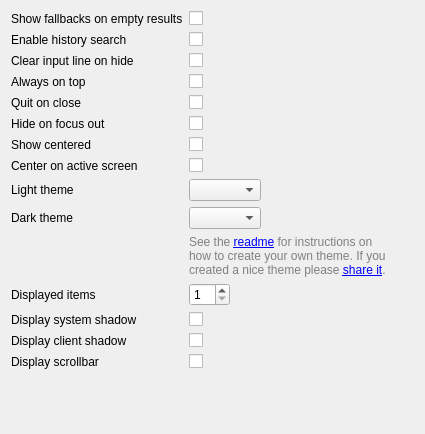
<?xml version="1.0" encoding="UTF-8"?>
<ui version="4.0">
 <class>ConfigWidget</class>
 <widget class="QWidget" name="ConfigWidget">
  <property name="geometry">
   <rect>
    <x>0</x>
    <y>0</y>
    <width>425</width>
    <height>434</height>
   </rect>
  </property>
  <property name="windowTitle">
   <string>Frontend settings</string>
  </property>
  <layout class="QFormLayout" name="formLayout">
   <item row="0" column="0">
    <widget class="QLabel" name="label_show_fallbacks">
     <property name="text">
      <string>Show fallbacks on empty results</string>
     </property>
     <property name="buddy">
      <cstring>checkBox_show_fallbacks</cstring>
     </property>
    </widget>
   </item>
   <item row="0" column="1">
    <widget class="QCheckBox" name="checkBox_show_fallbacks">
     <property name="toolTip">
      <string>Automatically enter the fallbacks mode if a query has no matches.</string>
     </property>
     <property name="text">
      <string/>
     </property>
    </widget>
   </item>
   <item row="1" column="0">
    <widget class="QLabel" name="label_history_search">
     <property name="text">
      <string>Enable history search</string>
     </property>
     <property name="buddy">
      <cstring>checkBox_history_search</cstring>
     </property>
    </widget>
   </item>
   <item row="1" column="1">
    <widget class="QCheckBox" name="checkBox_history_search">
     <property name="toolTip">
      <string>Use the current input text to filter the input history.</string>
     </property>
     <property name="text">
      <string/>
     </property>
    </widget>
   </item>
   <item row="2" column="0">
    <widget class="QLabel" name="label_clearOnHide">
     <property name="text">
      <string>Clear input line on hide</string>
     </property>
     <property name="buddy">
      <cstring>checkBox_clearOnHide</cstring>
     </property>
    </widget>
   </item>
   <item row="2" column="1">
    <widget class="QCheckBox" name="checkBox_clearOnHide">
     <property name="toolTip">
      <string>Clear the input line when the window is hidden.</string>
     </property>
     <property name="text">
      <string/>
     </property>
    </widget>
   </item>
   <item row="3" column="0">
    <widget class="QLabel" name="label_onTop">
     <property name="sizePolicy">
      <sizepolicy hsizetype="Minimum" vsizetype="Preferred">
       <horstretch>0</horstretch>
       <verstretch>0</verstretch>
      </sizepolicy>
     </property>
     <property name="text">
      <string>Always on top</string>
     </property>
     <property name="buddy">
      <cstring>checkBox_onTop</cstring>
     </property>
    </widget>
   </item>
   <item row="3" column="1">
    <widget class="QCheckBox" name="checkBox_onTop">
     <property name="toolTip">
      <string>Let Albert stay on top of all top level windows.</string>
     </property>
    </widget>
   </item>
   <item row="4" column="0">
    <widget class="QLabel" name="label_quit_on_close">
     <property name="sizePolicy">
      <sizepolicy hsizetype="Minimum" vsizetype="Preferred">
       <horstretch>0</horstretch>
       <verstretch>0</verstretch>
      </sizepolicy>
     </property>
     <property name="text">
      <string>Quit on close</string>
     </property>
     <property name="buddy">
      <cstring>checkBox_quit_on_close</cstring>
     </property>
    </widget>
   </item>
   <item row="4" column="1">
    <widget class="QCheckBox" name="checkBox_quit_on_close">
     <property name="toolTip">
      <string notr="true">Quit the application when closing Albert. Default behavior is to hide the window.</string>
     </property>
    </widget>
   </item>
   <item row="5" column="0">
    <widget class="QLabel" name="label_hideOnFocusOut">
     <property name="text">
      <string>Hide on focus out</string>
     </property>
     <property name="buddy">
      <cstring>checkBox_hideOnFocusOut</cstring>
     </property>
    </widget>
   </item>
   <item row="5" column="1">
    <widget class="QCheckBox" name="checkBox_hideOnFocusOut">
     <property name="toolTip">
      <string>Hide Albert if the window lost focus.</string>
     </property>
    </widget>
   </item>
   <item row="6" column="0">
    <widget class="QLabel" name="label_center">
     <property name="sizePolicy">
      <sizepolicy hsizetype="Minimum" vsizetype="Preferred">
       <horstretch>0</horstretch>
       <verstretch>0</verstretch>
      </sizepolicy>
     </property>
     <property name="text">
      <string>Show centered</string>
     </property>
     <property name="buddy">
      <cstring>checkBox_center</cstring>
     </property>
    </widget>
   </item>
   <item row="6" column="1">
    <widget class="QCheckBox" name="checkBox_center">
     <property name="toolTip">
      <string>Position the window centered on the screen. See also &quot;Center on active screen&quot;.</string>
     </property>
    </widget>
   </item>
   <item row="7" column="0">
    <widget class="QLabel" name="label_followCursor">
     <property name="text">
      <string>Center on active screen</string>
     </property>
    </widget>
   </item>
   <item row="7" column="1">
    <widget class="QCheckBox" name="checkBox_followCursor">
     <property name="toolTip">
      <string>Show the window on the active screen (the one containing the mouse cursor) rather than the primary one. This option applies when &quot;Show centered&quot; is activated, but also if the window has to be centered on another screen (e.g. because a display has been disconnected).</string>
     </property>
     <property name="text">
      <string/>
     </property>
    </widget>
   </item>
   <item row="8" column="0">
    <widget class="QLabel" name="label_theme_light">
     <property name="sizePolicy">
      <sizepolicy hsizetype="Minimum" vsizetype="Preferred">
       <horstretch>0</horstretch>
       <verstretch>0</verstretch>
      </sizepolicy>
     </property>
     <property name="text">
      <string>Light theme</string>
     </property>
     <property name="buddy">
      <cstring>comboBox_theme_light</cstring>
     </property>
    </widget>
   </item>
   <item row="8" column="1">
    <widget class="QComboBox" name="comboBox_theme_light">
     <property name="sizePolicy">
      <sizepolicy hsizetype="Fixed" vsizetype="Fixed">
       <horstretch>0</horstretch>
       <verstretch>0</verstretch>
      </sizepolicy>
     </property>
     <property name="toolTip">
      <string>Set the color theme used in light mode.</string>
     </property>
    </widget>
   </item>
   <item row="10" column="1">
    <widget class="QLabel" name="label_themeinfo">
     <property name="sizePolicy">
      <sizepolicy hsizetype="Fixed" vsizetype="Minimum">
       <horstretch>0</horstretch>
       <verstretch>0</verstretch>
      </sizepolicy>
     </property>
     <property name="minimumSize">
      <size>
       <width>200</width>
       <height>0</height>
      </size>
     </property>
     <property name="text">
      <string>&lt;span style=&quot; font-size:9pt; color:#808080;&quot;&gt;See the &lt;a href=&quot;https://github.com/albertlauncher/plugins/blob/master/widgetsboxmodel/README.md&quot;&gt;readme&lt;/a&gt; for instructions on how to create your own theme. If you created a nice theme please &lt;a href=&quot;https://github.com/orgs/albertlauncher/discussions/1147&quot;&gt;share it&lt;/a&gt;.&lt;/span&gt;</string>
     </property>
     <property name="textFormat">
      <enum>Qt::AutoText</enum>
     </property>
     <property name="wordWrap">
      <bool>true</bool>
     </property>
     <property name="openExternalLinks">
      <bool>true</bool>
     </property>
    </widget>
   </item>
   <item row="11" column="0">
    <widget class="QLabel" name="label_results">
     <property name="sizePolicy">
      <sizepolicy hsizetype="Minimum" vsizetype="Preferred">
       <horstretch>0</horstretch>
       <verstretch>0</verstretch>
      </sizepolicy>
     </property>
     <property name="text">
      <string>Displayed items</string>
     </property>
     <property name="buddy">
      <cstring>spinBox_results</cstring>
     </property>
    </widget>
   </item>
   <item row="11" column="1">
    <widget class="QSpinBox" name="spinBox_results">
     <property name="sizePolicy">
      <sizepolicy hsizetype="Fixed" vsizetype="Fixed">
       <horstretch>0</horstretch>
       <verstretch>0</verstretch>
      </sizepolicy>
     </property>
     <property name="suffix">
      <string/>
     </property>
     <property name="minimum">
      <number>1</number>
     </property>
     <property name="maximum">
      <number>10</number>
     </property>
    </widget>
   </item>
   <item row="12" column="0">
    <widget class="QLabel" name="label_system_shadow">
     <property name="text">
      <string>Display system shadow</string>
     </property>
     <property name="buddy">
      <cstring>checkBox_system_shadow</cstring>
     </property>
    </widget>
   </item>
   <item row="12" column="1">
    <widget class="QCheckBox" name="checkBox_system_shadow">
     <property name="toolTip">
      <string>Tell the system to draw a shadow around the window. Note that on some systems this may look pretty ugly. Use the client shadow in this case.</string>
     </property>
     <property name="text">
      <string/>
     </property>
    </widget>
   </item>
   <item row="13" column="0">
    <widget class="QLabel" name="label_client_shadow">
     <property name="text">
      <string>Display client shadow</string>
     </property>
     <property name="buddy">
      <cstring>checkBox_client_shadow</cstring>
     </property>
    </widget>
   </item>
   <item row="13" column="1">
    <widget class="QCheckBox" name="checkBox_client_shadow">
     <property name="toolTip">
      <string>Draw a shadow on the client side.</string>
     </property>
    </widget>
   </item>
   <item row="14" column="0">
    <widget class="QLabel" name="label_scrollbar">
     <property name="sizePolicy">
      <sizepolicy hsizetype="Minimum" vsizetype="Preferred">
       <horstretch>0</horstretch>
       <verstretch>0</verstretch>
      </sizepolicy>
     </property>
     <property name="text">
      <string>Display scrollbar</string>
     </property>
     <property name="buddy">
      <cstring>checkBox_scrollbar</cstring>
     </property>
    </widget>
   </item>
   <item row="14" column="1">
    <widget class="QCheckBox" name="checkBox_scrollbar">
     <property name="toolTip">
      <string>Displays a scrollbar in the results list.</string>
     </property>
    </widget>
   </item>
   <item row="9" column="1">
    <widget class="QComboBox" name="comboBox_theme_dark">
     <property name="sizePolicy">
      <sizepolicy hsizetype="Fixed" vsizetype="Fixed">
       <horstretch>0</horstretch>
       <verstretch>0</verstretch>
      </sizepolicy>
     </property>
     <property name="toolTip">
      <string>Set the color theme used in dark mode.</string>
     </property>
    </widget>
   </item>
   <item row="9" column="0">
    <widget class="QLabel" name="label_theme_dark">
     <property name="text">
      <string>Dark theme</string>
     </property>
    </widget>
   </item>
  </layout>
 </widget>
 <tabstops>
  <tabstop>checkBox_show_fallbacks</tabstop>
  <tabstop>checkBox_history_search</tabstop>
  <tabstop>checkBox_clearOnHide</tabstop>
  <tabstop>checkBox_onTop</tabstop>
  <tabstop>checkBox_quit_on_close</tabstop>
  <tabstop>checkBox_hideOnFocusOut</tabstop>
  <tabstop>checkBox_center</tabstop>
  <tabstop>comboBox_theme_light</tabstop>
  <tabstop>spinBox_results</tabstop>
  <tabstop>checkBox_system_shadow</tabstop>
  <tabstop>checkBox_client_shadow</tabstop>
  <tabstop>checkBox_scrollbar</tabstop>
 </tabstops>
 <resources/>
 <connections/>
</ui>
